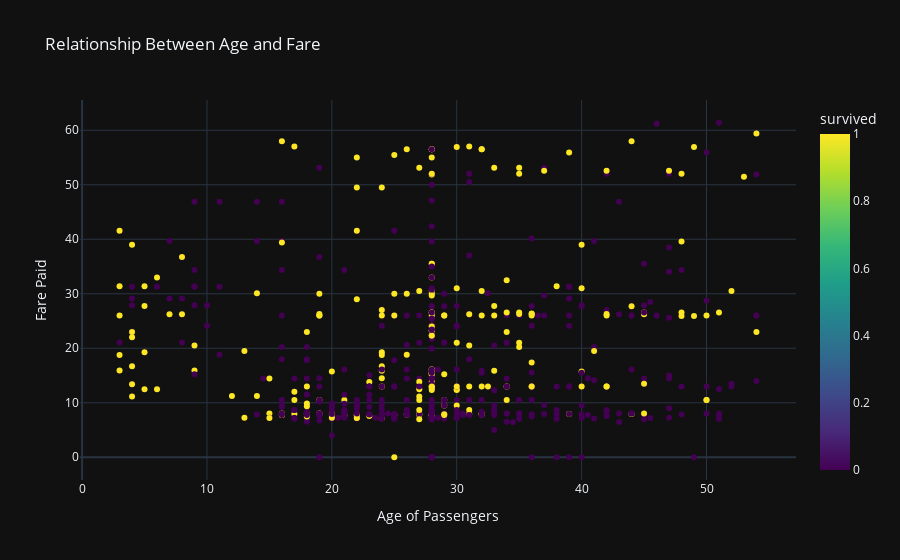

The notebook cell this image was saved under:
### Code cell
# Create the scatter plot
fig = px.scatter(df, 
                 x='age', 
                 y='fare', 
                 color='survived',  # Color by survival status
                 title='Scatter Plot of Age vs. Fare',
                 labels={'age': 'Age of Passengers', 'fare': 'Fare Paid'},
                 color_continuous_scale=px.colors.sequential.Viridis,  # Color scale
                 hover_data=['pclass', 'sex']  # Additional information on hover
                )

# Update layout for better appearance
fig.update_layout(title='Relationship Between Age and Fare',
                  xaxis_title='Age of Passengers',
                  yaxis_title='Fare Paid',
                  template='plotly_dark')  # Use a dark theme to match your style

# Show the plot
fig.show()

### Figure 1 — Plotly figure (JSON) as saved in the notebook; plotly's stock layout.template omitted (floating-point values rounded to 4 significant figures; data arrays with more than 128 entries replaced by an {"elided": "..."} marker saying what was removed)
{"data": [{"customdata": {"elided": "718x2 mixed values"}, "hovertemplate": "Age of Passengers=%{x}<br>Fare Paid=%{y}<br>pclass=%{customdata[0]}<br>sex=%{customdata[1]}<br>survived=%{marker.color}<extra></extra>", "legendgroup": "", "marker": {"color": {"elided": "718 int values"}, "coloraxis": "coloraxis", "symbol": "circle"}, "mode": "markers", "name": "", "orientation": "v", "showlegend": false, "type": "scatter", "x": {"elided": "718 float values"}, "xaxis": "x", "y": {"elided": "718 float values"}, "yaxis": "y"}], "layout": {"coloraxis": {"colorbar": {"title": {"text": "survived"}}, "colorscale": [[0, "#440154"], [0.1111, "#482878"], [0.2222, "#3e4989"], [0.3333, "#31688e"], [0.4444, "#26828e"], [0.5556, "#1f9e89"], [0.6667, "#35b779"], [0.7778, "#6ece58"], [0.8889, "#b5de2b"], [1, "#fde725"]]}, "legend": {"tracegroupgap": 0}, "title": {"text": "Relationship Between Age and Fare"}, "xaxis": {"anchor": "y", "domain": [0, 1], "title": {"text": "Age of Passengers"}}, "yaxis": {"anchor": "x", "domain": [0, 1], "title": {"text": "Fare Paid"}}}}
